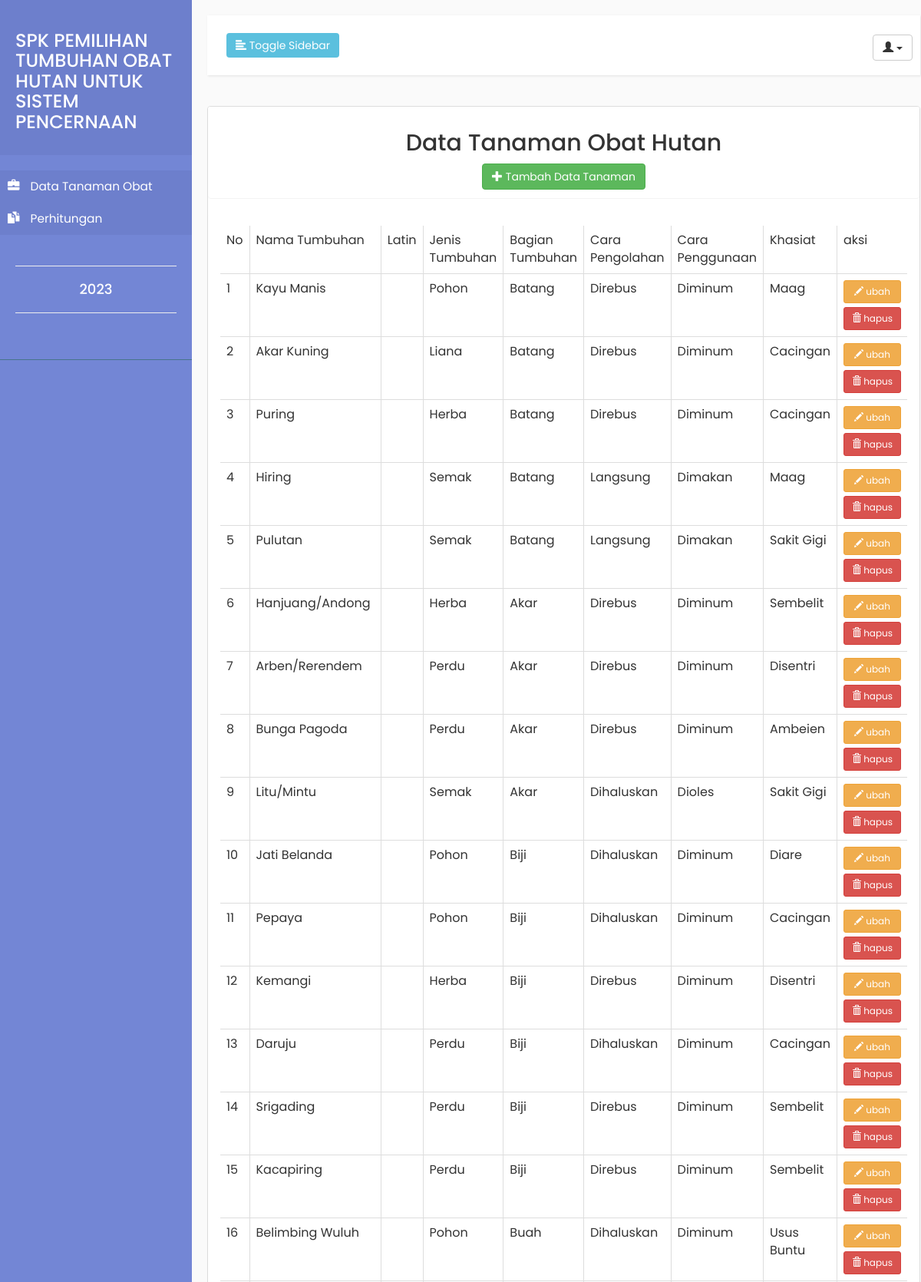
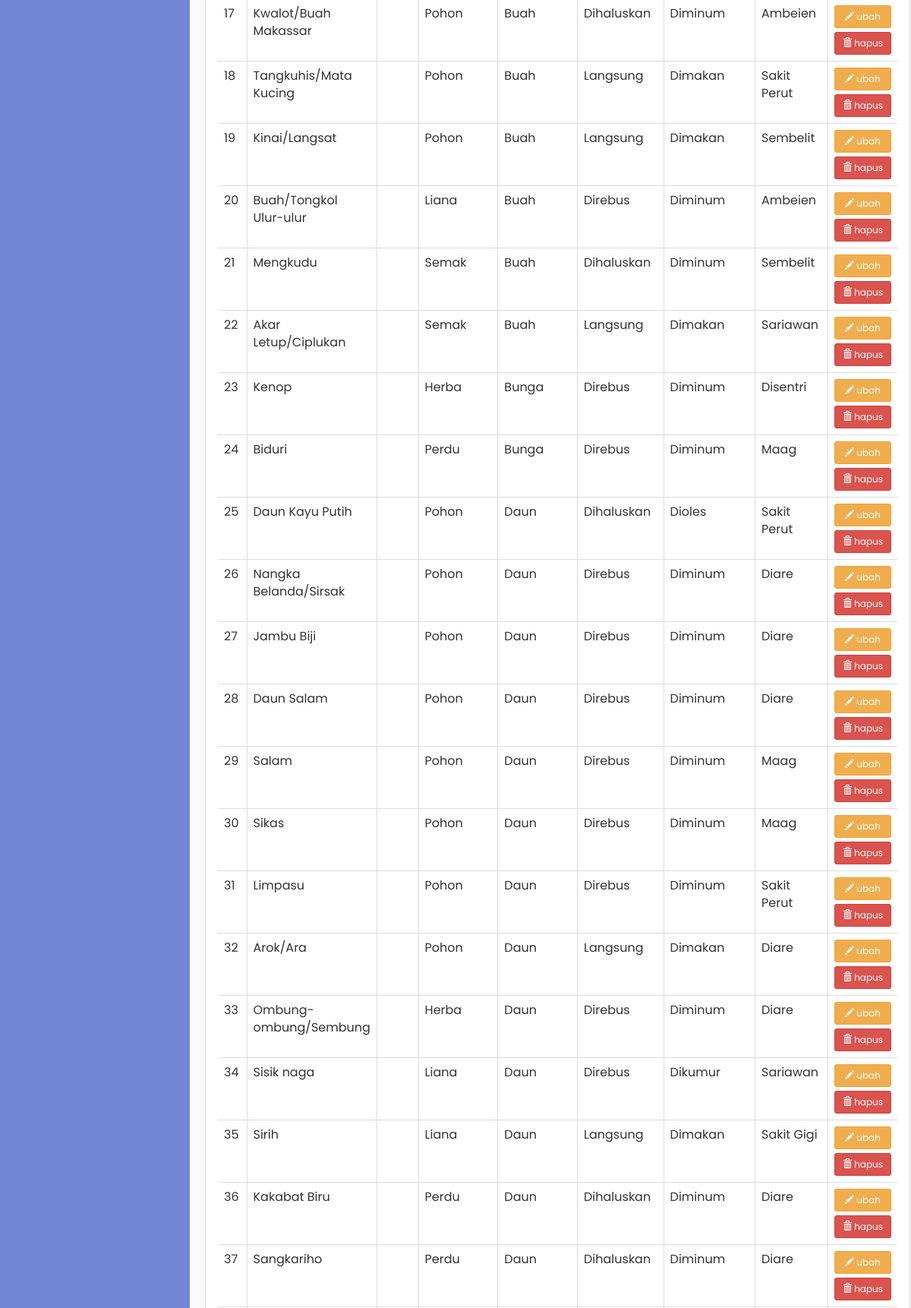
The app's page /admin/tanaman/data-tanaman-admin.php (upper part) with its own data (2 pictures, top to bottom).
### tables this page shows
CREATE TABLE `tumbuhan_obat` (
  `id_tumbuhan` int(11) NOT NULL,
  `nama_tumbuhan` varchar(255) NOT NULL,
  `khasiat` varchar(255) NOT NULL,
  `cara_pengolahan` varchar(255) NOT NULL,
  `cara_penggunaan` varchar(255) NOT NULL,
  `bagian_tumbuhan` varchar(255) NOT NULL,
  `jenis_tumbuhan` varchar(255) NOT NULL,
  `resep` text,
  `gambar` varchar(255) DEFAULT NULL,
  `qi` float DEFAULT NULL,
  `pi` float DEFAULT NULL
);

### admin/tanaman/data-tanaman-admin.php (the view, shortened to what this page needs)
<?php
include "../../koneksi.php";
 ?>
<html>
    <head>
        <link rel="stylesheet" href="../../asset/bootstrap/css/bootstrap.css">
        <link rel="stylesheet" href="../../asset/index.css">
    </head>
    <body>
        <div class="wrapper">
            <nav id="sidebar">
                <div class="sidebar-header">
                    <a href="../index-admin.php">
                    <h3>SPK PEMILIHAN TUMBUHAN OBAT HUTAN UNTUK SISTEM PENCERNAAN  </h3>
                        </a></strong>
                </div>
                <ul class="list-unstyled components">
                    <li class="active">
                        <a href="data-tanaman-admin.php">
                            <i class="glyphicon glyphicon-briefcase"></i>
                            Data Tanaman Obat
                        </a>
                        <a href="../perhitungan/hitungan.php" aria-expanded="false">
                            <i class="glyphicon glyphicon-duplicate"></i>
                            Perhitungan
                        </a>
                    </li>
                <ul class="list-unstyled CTAs">
                    <hr>
                    <center>
                        <h4>  <?php echo date('Y') ?></h4>
                    </center>
                    <hr>
                </ul>
            </nav>
            <div id="content">
                <nav class="navbar navbar-default">
                    <div class="container-fluid">
                      <div class="mx-auto">
                        <div class="navbar-header">
                            <button type="button" id="sidebarCollapse" class="btn btn-info navbar-btn">
                                <i class="glyphicon glyphicon-align-left"></i>
                                <span>Toggle Sidebar</span>
                            </button>
                        </div>
                        <ul class="nav navbar-nav navbar-right">
                            <p></p><div class="dropdown">
                                <button class="btn btn-default dropdown-toggle" type="button" id="dropdownMenu1" data-toggle="dropdown">
                                    <span class="glyphicon glyphicon-user"></span> <?php echo $_SESSION['nama']; ?>
                                <span class="caret"></span>
                                </button>
                            </div>
                        </ul>
                    </div>
                      </div>
                </nav>
                <div class="panel panel-default">
                <center>
                <div class="panel panel-heading">
                    <h2>Data Tanaman Obat Hutan</h2>
                  <a href="tambah-tanaman.php" class="btn btn-success btn-fill">
                    <i class="glyphicon glyphicon-plus"></i>
                    <span>Tambah Data Tanaman</span>
                  </a>
                </div>
              </center>
                <div class="panel panel-body">
                  <div class="table-responsive">
                    <table class="table table-hover table-bordered">
                      <thead>
                        <tr>
                          <td>No</td>
                          <td>Nama Tumbuhan</td>
                          <td>Latin</td>
                          <td>Jenis Tumbuhan</td>
                          <td>Bagian Tumbuhan</td>
                          <td>Cara Pengolahan</td>
                          <td>Cara Penggunaan</td>
                          <td>Khasiat</td>
                          <td>aksi</td>
                        </tr>
                      </thead>
                      <tbody>
                        <?php
                          $sql = "SELECT * FROM tumbuhan_obat";
                          $no  = 1;
                        foreach ($dbh->query($sql) as $data) :
                        ?>
                        <tr>
                          <td> <?php echo $no; ?> </td>
                          <td> <?php echo $data['nama_tumbuhan']; ?></td>
                          <td> <i><?php echo $data['latin']; ?></i></td>
                          <td><?php echo $data['jenis_tumbuhan']; ?></td>
                          <td><?php echo $data['bagian_tumbuhan']; ?></td>
                          <td><?php echo $data['cara_pengolahan']; ?></td>
                          <td><?php echo $data['cara_penggunaan']; ?></td>
                          <td> <?php echo $data['khasiat']; ?></td>
                          <td>
                            <a href="edit-tanaman.php?pohon=<?php echo $data['id_tumbuhan'] ?>" class="btn btn-warning btn-sm btn-fill btn-block">
                              <i class="glyphicon glyphicon-pencil"></i>
                              <span>ubah</span>
                            </a>
                            <a class="btn btn-danger btn-sm btn-fill btn-block" href="hapus-tumbuhan.php?id=<?php echo $data['id_tumbuhan'] ?>" onclick="return confirm('Apa anda yakin dengan penghapusan data?');">
                                <i class="glyphicon glyphicon-trash"></i>
                                <span>hapus</span>
                            </a>
                          </td>
                        </tr>
                        <?php
                        $no++;
                        endforeach;
                         ?>
                      </tbody>
                    </table>
                  </div>
                </div>
                </div>
        </div>
    </body>
</html>

### asset/index.css (style rules this page uses)
body { font-family: 'Poppins', sans-serif; background: #fafafa; }
a, a:hover, a:focus { color: inherit; text-decoration: none; transition: all 0.3s; }
.navbar { padding: 15px 10px; background: #fff; border: none; border-radius: 0; margin-bottom: 40px; box-shadow: 1px 1px 3px rgba(0, 0, 0, 0.1); }
.navbar-btn { box-shadow: none; outline: none !important; border: none; }
i, span { display: inline-block; }
.wrapper { display: flex; align-items: stretch; }
#sidebar { min-width: 250px; max-width: 250px; background: #7386D5; color: #fff; transition: all 0.3s; }
#sidebar ul li a { text-align: left; }
#sidebar .sidebar-header { padding: 20px; background: #6d7fcc; }
#sidebar ul.components { padding: 20px 0; border-bottom: 1px solid #47748b; }
#sidebar ul li a { padding: 10px; font-size: 1.1em; display: block; }
#sidebar ul li a i { margin-right: 10px; }
#sidebar ul li.active > a, a[aria-expanded="true"] { color: #fff; background: #6d7fcc; }
a[aria-expanded="false"]::before, a[aria-expanded="true"]::before { content: '\e259'; display: block; position: absolute; right: 20px; font-family: 'Glyphicons Halflings'; font-size: 0.6em; }
ul.CTAs { padding: 20px; }
#content { padding: 20px; min-height: 100vh; transition: all 0.3s; }

### records on screen
tumbuhan_obat: nama_tumbuhan "Kayu Manis", jenis_tumbuhan "Pohon", bagian_tumbuhan "Batang", cara_pengolahan "Direbus", cara_penggunaan "Diminum", khasiat "Maag"
tumbuhan_obat: nama_tumbuhan "Akar Kuning", jenis_tumbuhan "Liana", bagian_tumbuhan "Batang", cara_pengolahan "Direbus", cara_penggunaan "Diminum", khasiat "Cacingan"
tumbuhan_obat: nama_tumbuhan "Puring", jenis_tumbuhan "Herba", bagian_tumbuhan "Batang", cara_pengolahan "Direbus", cara_penggunaan "Diminum", khasiat "Cacingan"
tumbuhan_obat: nama_tumbuhan "Hiring", jenis_tumbuhan "Semak", bagian_tumbuhan "Batang", cara_pengolahan "Langsung", cara_penggunaan "Dimakan", khasiat "Maag"
tumbuhan_obat: nama_tumbuhan "Pulutan", jenis_tumbuhan "Semak", bagian_tumbuhan "Batang", cara_pengolahan "Langsung", cara_penggunaan "Dimakan", khasiat "Sakit Gigi"
tumbuhan_obat: nama_tumbuhan "Hanjuang/Andong", jenis_tumbuhan "Herba", bagian_tumbuhan "Akar", cara_pengolahan "Direbus", cara_penggunaan "Diminum", khasiat "Sembelit"
tumbuhan_obat: nama_tumbuhan "Arben/Rerendem", jenis_tumbuhan "Perdu", bagian_tumbuhan "Akar", cara_pengolahan "Direbus", cara_penggunaan "Diminum", khasiat "Disentri"
tumbuhan_obat: nama_tumbuhan "Bunga Pagoda", jenis_tumbuhan "Perdu", bagian_tumbuhan "Akar", cara_pengolahan "Direbus", cara_penggunaan "Diminum", khasiat "Ambeien"
tumbuhan_obat: nama_tumbuhan "Litu/Mintu", jenis_tumbuhan "Semak", bagian_tumbuhan "Akar", cara_pengolahan "Dihaluskan", cara_penggunaan "Dioles", khasiat "Sakit Gigi"
tumbuhan_obat: nama_tumbuhan "Jati Belanda", jenis_tumbuhan "Pohon", bagian_tumbuhan "Biji", cara_pengolahan "Dihaluskan", cara_penggunaan "Diminum", khasiat "Diare"
tumbuhan_obat: nama_tumbuhan "Pepaya", jenis_tumbuhan "Pohon", bagian_tumbuhan "Biji", cara_pengolahan "Dihaluskan", cara_penggunaan "Diminum", khasiat "Cacingan"
tumbuhan_obat: nama_tumbuhan "Kemangi", jenis_tumbuhan "Herba", bagian_tumbuhan "Biji", cara_pengolahan "Direbus", cara_penggunaan "Diminum", khasiat "Disentri"
tumbuhan_obat: nama_tumbuhan "Daruju", jenis_tumbuhan "Perdu", bagian_tumbuhan "Biji", cara_pengolahan "Dihaluskan", cara_penggunaan "Diminum", khasiat "Cacingan"
tumbuhan_obat: nama_tumbuhan "Srigading", jenis_tumbuhan "Perdu", bagian_tumbuhan "Biji", cara_pengolahan "Direbus", cara_penggunaan "Diminum", khasiat "Sembelit"
tumbuhan_obat: nama_tumbuhan "Kacapiring", jenis_tumbuhan "Perdu", bagian_tumbuhan "Biji", cara_pengolahan "Direbus", cara_penggunaan "Diminum", khasiat "Sembelit"
tumbuhan_obat: nama_tumbuhan "Belimbing Wuluh", jenis_tumbuhan "Pohon", bagian_tumbuhan "Buah", cara_pengolahan "Dihaluskan", cara_penggunaan "Diminum", khasiat "Usus Buntu"
tumbuhan_obat: nama_tumbuhan "Kwalot/Buah Makassar", jenis_tumbuhan "Pohon", bagian_tumbuhan "Buah", cara_pengolahan "Dihaluskan", cara_penggunaan "Diminum", khasiat "Ambeien"
tumbuhan_obat: nama_tumbuhan "Tangkuhis/Mata Kucing", jenis_tumbuhan "Pohon", bagian_tumbuhan "Buah", cara_pengolahan "Langsung", cara_penggunaan "Dimakan", khasiat "Sakit Perut"
tumbuhan_obat: nama_tumbuhan "Kinai/Langsat", jenis_tumbuhan "Pohon", bagian_tumbuhan "Buah", cara_pengolahan "Langsung", cara_penggunaan "Dimakan", khasiat "Sembelit"
tumbuhan_obat: nama_tumbuhan "Buah/Tongkol Ulur-ulur", jenis_tumbuhan "Liana", bagian_tumbuhan "Buah", cara_pengolahan "Direbus", cara_penggunaan "Diminum", khasiat "Ambeien"
tumbuhan_obat: nama_tumbuhan "Mengkudu", jenis_tumbuhan "Semak", bagian_tumbuhan "Buah", cara_pengolahan "Dihaluskan", cara_penggunaan "Diminum", khasiat "Sembelit"
tumbuhan_obat: nama_tumbuhan "Akar Letup/Ciplukan", jenis_tumbuhan "Semak", bagian_tumbuhan "Buah", cara_pengolahan "Langsung", cara_penggunaan "Dimakan", khasiat "Sariawan"
tumbuhan_obat: nama_tumbuhan "Kenop", jenis_tumbuhan "Herba", bagian_tumbuhan "Bunga", cara_pengolahan "Direbus", cara_penggunaan "Diminum", khasiat "Disentri"
tumbuhan_obat: nama_tumbuhan "Biduri", jenis_tumbuhan "Perdu", bagian_tumbuhan "Bunga", cara_pengolahan "Direbus", cara_penggunaan "Diminum", khasiat "Maag"
tumbuhan_obat: nama_tumbuhan "Daun Kayu Putih", jenis_tumbuhan "Pohon", bagian_tumbuhan "Daun", cara_pengolahan "Dihaluskan", cara_penggunaan "Dioles", khasiat "Sakit Perut"
tumbuhan_obat: nama_tumbuhan "Nangka Belanda/Sirsak", jenis_tumbuhan "Pohon", bagian_tumbuhan "Daun", cara_pengolahan "Direbus", cara_penggunaan "Diminum", khasiat "Diare"
tumbuhan_obat: nama_tumbuhan "Jambu Biji", jenis_tumbuhan "Pohon", bagian_tumbuhan "Daun", cara_pengolahan "Direbus", cara_penggunaan "Diminum", khasiat "Diare"
tumbuhan_obat: nama_tumbuhan "Daun Salam", jenis_tumbuhan "Pohon", bagian_tumbuhan "Daun", cara_pengolahan "Direbus", cara_penggunaan "Diminum", khasiat "Diare"
tumbuhan_obat: nama_tumbuhan "Salam", jenis_tumbuhan "Pohon", bagian_tumbuhan "Daun", cara_pengolahan "Direbus", cara_penggunaan "Diminum", khasiat "Maag"
tumbuhan_obat: nama_tumbuhan "Sikas", jenis_tumbuhan "Pohon", bagian_tumbuhan "Daun", cara_pengolahan "Direbus", cara_penggunaan "Diminum", khasiat "Maag"
tumbuhan_obat: nama_tumbuhan "Limpasu", jenis_tumbuhan "Pohon", bagian_tumbuhan "Daun", cara_pengolahan "Direbus", cara_penggunaan "Diminum", khasiat "Sakit Perut"
tumbuhan_obat: nama_tumbuhan "Arok/Ara", jenis_tumbuhan "Pohon", bagian_tumbuhan "Daun", cara_pengolahan "Langsung", cara_penggunaan "Dimakan", khasiat "Diare"
tumbuhan_obat: nama_tumbuhan "Ombung-ombung/Sembung", jenis_tumbuhan "Herba", bagian_tumbuhan "Daun", cara_pengolahan "Direbus", cara_penggunaan "Diminum", khasiat "Diare"
tumbuhan_obat: nama_tumbuhan "Sisik naga", jenis_tumbuhan "Liana", bagian_tumbuhan "Daun", cara_pengolahan "Direbus", cara_penggunaan "Dikumur", khasiat "Sariawan"
tumbuhan_obat: nama_tumbuhan "Sirih", jenis_tumbuhan "Liana", bagian_tumbuhan "Daun", cara_pengolahan "Langsung", cara_penggunaan "Dimakan", khasiat "Sakit Gigi"
tumbuhan_obat: nama_tumbuhan "Kakabat Biru", jenis_tumbuhan "Perdu", bagian_tumbuhan "Daun", cara_pengolahan "Dihaluskan", cara_penggunaan "Diminum", khasiat "Diare"
tumbuhan_obat: nama_tumbuhan "Sangkariho", jenis_tumbuhan "Perdu", bagian_tumbuhan "Daun", cara_pengolahan "Dihaluskan", cara_penggunaan "Diminum", khasiat "Diare"
